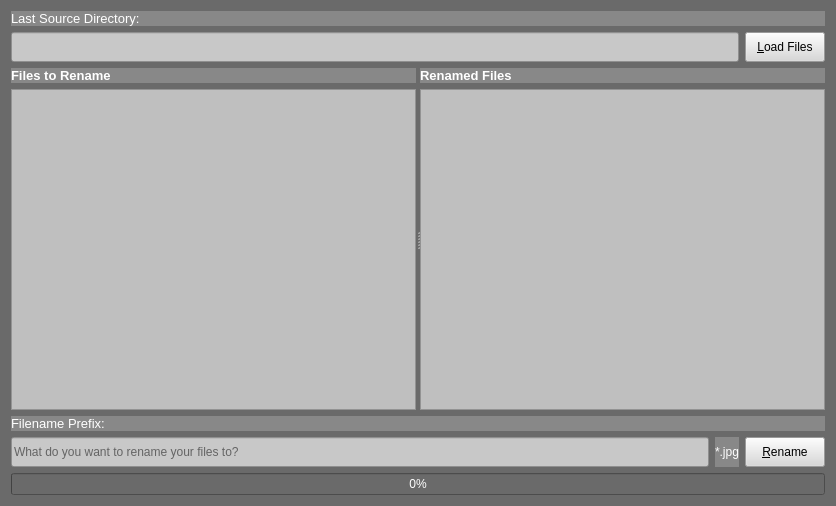
<?xml version="1.0" encoding="UTF-8"?>
<ui version="4.0">
 <class>Window</class>
 <widget class="QWidget" name="Window">
  <property name="geometry">
   <rect>
    <x>0</x>
    <y>0</y>
    <width>836</width>
    <height>506</height>
   </rect>
  </property>
  <property name="windowTitle">
   <string>RP Renamer</string>
  </property>
  <property name="styleSheet">
   <string notr="true">background-color: rgb(106, 106, 106);</string>
  </property>
  <layout class="QGridLayout" name="gridLayout">
   <item row="0" column="0" colspan="3">
    <widget class="QLabel" name="label">
     <property name="maximumSize">
      <size>
       <width>16777215</width>
       <height>15</height>
      </size>
     </property>
     <property name="font">
      <font>
       <pointsize>10</pointsize>
      </font>
     </property>
     <property name="styleSheet">
      <string notr="true">background-color: rgb(136, 136, 136);
color: rgb(255, 255, 255);</string>
     </property>
     <property name="text">
      <string>Last Source Directory:</string>
     </property>
    </widget>
   </item>
   <item row="1" column="0" colspan="2">
    <widget class="QLineEdit" name="dir_edit">
     <property name="minimumSize">
      <size>
       <width>0</width>
       <height>30</height>
      </size>
     </property>
     <property name="maximumSize">
      <size>
       <width>16777215</width>
       <height>30</height>
      </size>
     </property>
     <property name="styleSheet">
      <string notr="true">background-color: rgb(200, 200, 200);
</string>
     </property>
    </widget>
   </item>
   <item row="1" column="2">
    <widget class="QPushButton" name="load_files_button">
     <property name="minimumSize">
      <size>
       <width>0</width>
       <height>30</height>
      </size>
     </property>
     <property name="maximumSize">
      <size>
       <width>16777215</width>
       <height>30</height>
      </size>
     </property>
     <property name="styleSheet">
      <string notr="true">background-color: rgb(216, 216, 216);</string>
     </property>
     <property name="text">
      <string>&amp;Load Files</string>
     </property>
    </widget>
   </item>
   <item row="2" column="0" colspan="3">
    <widget class="QSplitter" name="splitter">
     <property name="orientation">
      <enum>Qt::Horizontal</enum>
     </property>
     <widget class="QWidget" name="layoutWidget">
      <layout class="QVBoxLayout" name="verticalLayout">
       <item>
        <widget class="QLabel" name="label_2">
         <property name="font">
          <font>
           <pointsize>10</pointsize>
           <weight>75</weight>
           <bold>true</bold>
          </font>
         </property>
         <property name="styleSheet">
          <string notr="true">background-color: rgb(136, 136, 136);
color: rgb(255, 255, 255);</string>
         </property>
         <property name="text">
          <string>Files to Rename</string>
         </property>
        </widget>
       </item>
       <item>
        <widget class="QListWidget" name="src_files_list">
         <property name="styleSheet">
          <string notr="true">background-color: rgb(191, 191, 191);</string>
         </property>
        </widget>
       </item>
      </layout>
     </widget>
     <widget class="QWidget" name="layoutWidget">
      <layout class="QVBoxLayout" name="verticalLayout_2">
       <item>
        <widget class="QLabel" name="label_3">
         <property name="font">
          <font>
           <pointsize>10</pointsize>
           <weight>75</weight>
           <bold>true</bold>
          </font>
         </property>
         <property name="styleSheet">
          <string notr="true">background-color: rgb(136, 136, 136);
color: rgb(255, 255, 255);</string>
         </property>
         <property name="text">
          <string>Renamed Files</string>
         </property>
        </widget>
       </item>
       <item>
        <widget class="QListWidget" name="dst_files_list">
         <property name="styleSheet">
          <string notr="true">background-color: rgb(191, 191, 191);</string>
         </property>
        </widget>
       </item>
      </layout>
     </widget>
    </widget>
   </item>
   <item row="3" column="0" colspan="3">
    <widget class="QLabel" name="label_4">
     <property name="maximumSize">
      <size>
       <width>16777215</width>
       <height>15</height>
      </size>
     </property>
     <property name="font">
      <font>
       <pointsize>10</pointsize>
      </font>
     </property>
     <property name="styleSheet">
      <string notr="true">background-color: rgb(136, 136, 136);
color: rgb(255, 255, 255);</string>
     </property>
     <property name="text">
      <string>Filename Prefix:</string>
     </property>
    </widget>
   </item>
   <item row="4" column="0">
    <widget class="QLineEdit" name="prefix_edit">
     <property name="minimumSize">
      <size>
       <width>0</width>
       <height>30</height>
      </size>
     </property>
     <property name="maximumSize">
      <size>
       <width>16777215</width>
       <height>30</height>
      </size>
     </property>
     <property name="styleSheet">
      <string notr="true">background-color: rgb(200, 200, 200);</string>
     </property>
     <property name="placeholderText">
      <string>What do you want to rename your files to?</string>
     </property>
    </widget>
   </item>
   <item row="4" column="1">
    <widget class="QLabel" name="extension_label">
     <property name="minimumSize">
      <size>
       <width>0</width>
       <height>30</height>
      </size>
     </property>
     <property name="maximumSize">
      <size>
       <width>16777215</width>
       <height>30</height>
      </size>
     </property>
     <property name="styleSheet">
      <string notr="true">background-color: rgb(136, 136, 136);
color: rgb(255, 255, 255);</string>
     </property>
     <property name="text">
      <string>*.jpg</string>
     </property>
    </widget>
   </item>
   <item row="4" column="2">
    <widget class="QPushButton" name="rename_files_button">
     <property name="minimumSize">
      <size>
       <width>0</width>
       <height>30</height>
      </size>
     </property>
     <property name="maximumSize">
      <size>
       <width>16777215</width>
       <height>30</height>
      </size>
     </property>
     <property name="styleSheet">
      <string notr="true">background-color: rgb(216, 216, 216);</string>
     </property>
     <property name="text">
      <string>&amp;Rename</string>
     </property>
    </widget>
   </item>
   <item row="5" column="0" colspan="3">
    <widget class="QProgressBar" name="progressBar">
     <property name="styleSheet">
      <string notr="true">color: rgb(255, 255, 255);
gridline-color: rgb(255, 85, 127);</string>
     </property>
     <property name="value">
      <number>0</number>
     </property>
    </widget>
   </item>
  </layout>
 </widget>
 <resources/>
 <connections/>
</ui>
